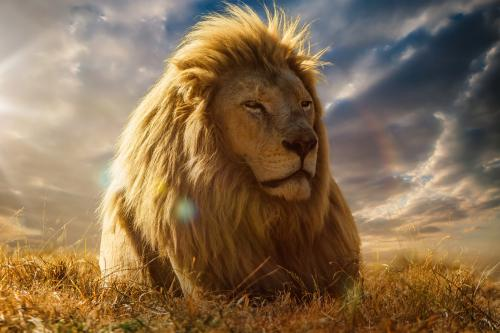
#> input picture 8_Demo_Datas/1_Demo_Broken/Demo_Review/Demo_Project/3_PIL图片处理/1.jpg, 500 x 333 px
$ python '1_PIL的功能.py'
#> lines starting #> are read from the running program, lines starting #| are printed output that depends on the picture
# 1、PIL的安装  pip install Pillow

# 2、Image介绍
'''
Image模块是在Python PIL图像处理中的常见模块，主要适用于对图像的基本处理，它配合open、save、convert、show等功能使用
'''

# 3、Image模块的导入
# from PIL import Image
# # 打开图片
# open_image=Image.open('1.jpg')
# # 展示图片(注意：这个展示图片是会在电脑的默认图片查看工具中打开)
# open_image.show()

# 4、save()方法
# from PIL import Image
# # 打开图片
# open_image=Image.open('1.jpg')
# # 输出图片的长宽
# width,height=open_image.size
# # 将原来的图片缩放50%
# open_image.thumbnail((width//2,height//2))
# # 保存为一个新的图片
# open_image.save('2.jpg')

# 5、new()方法介绍：使用给定的变量mode和size生成新的图像。
'''
Image.new(mode,size) ⇒ image
Image.new(mode, size,color) ⇒ image
    size是给定的宽/高二元组，这是按照像素数来计算的。
    对于单通道图像，变量color只给定一个值；
    对于多通道图像，变量color给定一个元组（每个通道对应一个值）。
'''
# from PIL import Image
# # 打开图片
# open_image=Image.open('1.jpg')
# # 使用new方法给图片设置宽高和颜色 (新的背景会覆盖原有的图片)
# new_open_image=Image.new(open_image.mode,(400,300),'blue')
# # 展示图片(显示的是上面设置的蓝色背景)
# new_open_image.show()

# 6、crop()方法介绍：
'''
拷贝这个图像。如果用户想粘贴一些数据到这张图，可以使用这个方法，但是原始图像不会受到影响。
im.crop(box) ⇒ image
从当前的图像中返回一个矩形区域的拷贝。变量box是一个四元组，定义了左、上、右和下的像素坐标。用来表示在原始图像中截取的位置
坐标，如box(100,100,200,200)就表示在原始图像中以左上角为坐标原点，截取一个100*100（像素为单位）的图像。
'''
# from PIL import Image
# # 打开图片
# im = Image.open("1.jpg")
# # 确定拷贝区域大小
# box = (300, 100, 700, 700)
# # 将im表示的图片对象拷贝到region中，大小为box
# region = im.crop(box)
# # 展示图片
# region.show()

# 7、Paste类
'''
im.paste(image,box)
将一张图粘贴到另一张图像上。变量box或者是一个给定左上角的2元组，或者是定义了左，上，右和下像素坐标的4元组，
或者为空（与（0，0）一样）。
'''
from PIL import Image
# 打开图片
im = Image.open("1.jpg")
#> im is the input picture: PIL image 500x333 RGB; mean R, G, B 135.4, 110.2, 80.6
# 设置另一个图片的位置
box=(0,0,100,100)
# 将设置的另一个图片拷贝到图片中
im_crop = im.crop(box)
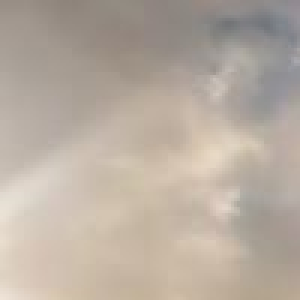
#> im_crop: PIL image 100x100 RGB (shown 3 times larger); mean R, G, B 183.6, 172, 160.3
print(im_crop.size,im_crop.mode)
#| (100, 100) RGB
im.paste(im_crop, (100,100))             ##(100,100,0,0)
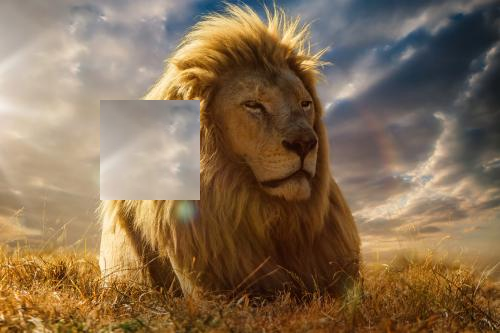
#> im: PIL image 500x333 RGB; mean R, G, B 134.6, 110.7, 83.6
im.paste(im_crop, (400,400,500,500))
im.show()
